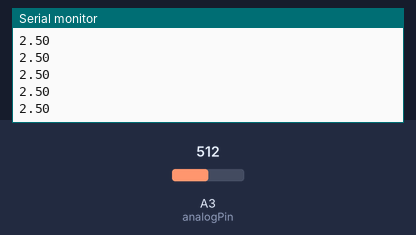
A sketch run on a simulated Arduino Uno, built with avr-gcc and run on an emulated ATmega328P. Shown: the last lines printed to the serial monitor. The inputs (shaded band) are chosen by the test bench; at power-on: A3 (analogPin) = 512.

Above: at 1.2 s.
1.3 s: A3 (analogPin) set to 716
At 2.1 s:
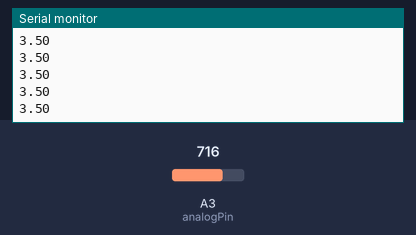
2.8 s: A3 (analogPin) set to 900
At 3.5 s:
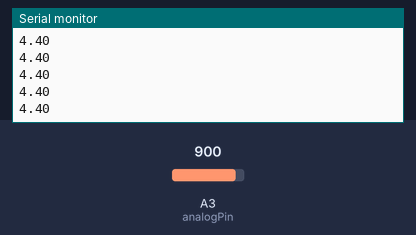
Timing chart, 0 to 5.8 s (numbered marks = the images above; inputs shaded):
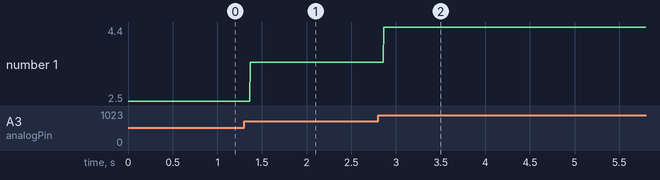

Measured:
- after the input at 1.3 s, the serial monitor: prints a new line after 0.07 s (image 1)
- after the input at 2.8 s, the serial monitor: prints a new line after 0.06 s (image 2)
- plotted number 1: 2.5 → 3.5 after the input at 1.3 s, 3.5 → 4.4 after the input at 2.8 s

The sketch:

Pot_Reader.ino
```cpp
int analogPin = A3; // potentiometer wiper (middle terminal) connected to analog pin 3
                    // outside leads to ground and +5V
int val = 0;  // variable to store the value read

void setup() {
  Serial.begin(9600);           //  setup serial
}

void loop() {
  val = analogRead(analogPin);  // read the input pin
  double voltage = (5 * val)/1023.0;
  Serial.println(voltage);          // debug value
  delay(5);
}
```
